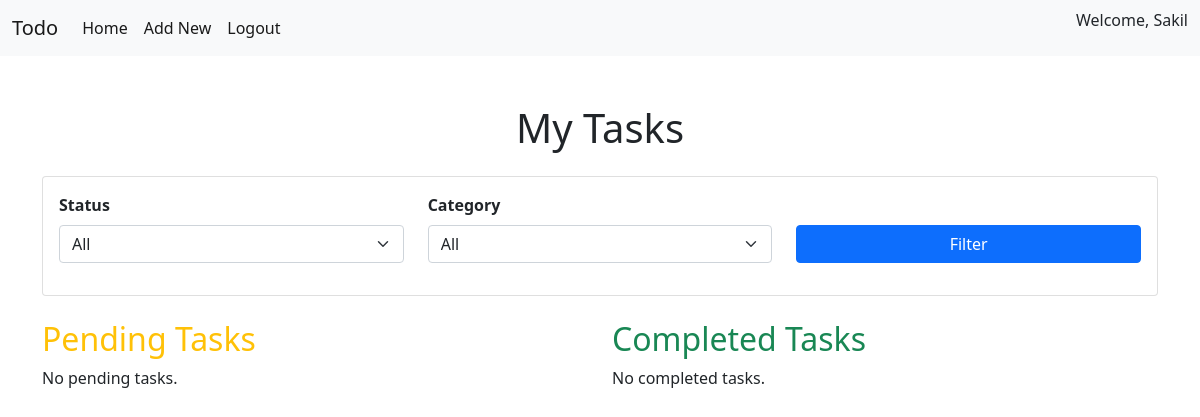
Page /task/ (signed in) on the earlier database version.
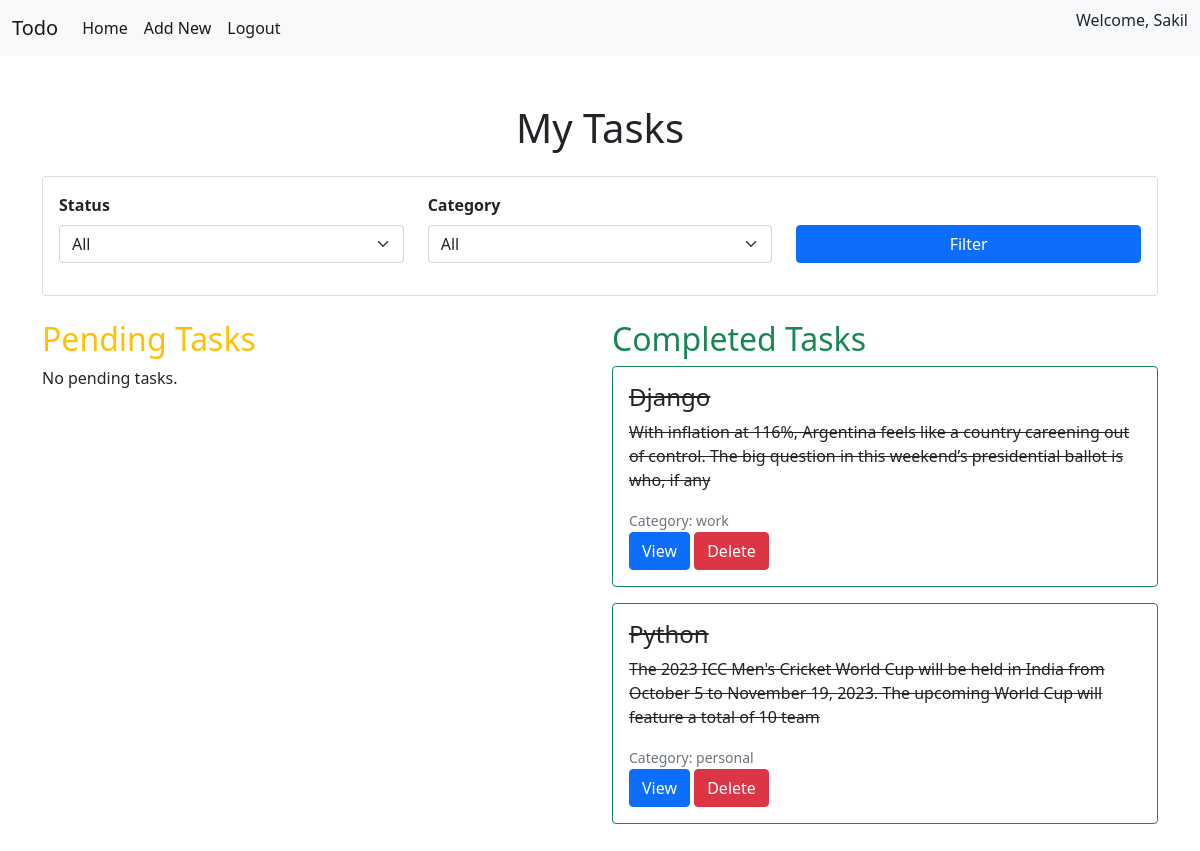
Same page on the later database version.
### task/models.py (models this page shows, shortened)
class Task(models.Model):
    STATUS = [
        ('pending','Pending'),
        ('complete','Complete')
    ]
    CATEGORY = [
        ('work','Work'),
        ('personal','Personal'),
        ('other','Other')
    ]
    title = models.CharField(max_length=100)
    description = models.CharField(max_length=150)
    due_date = models.DateField()
    due_time = models.TimeField()
    status = models.CharField(max_length=10,choices=STATUS)
    category = models.CharField(max_length=10,choices=CATEGORY)
    is_completed = models.BooleanField(default=False)
    user = models.ForeignKey(User,on_delete=models.CASCADE)

### task/views.py (the view)
# urls.py: path('task/',task_list,name='task_list'),
@login_required
def task_list(request):
    status_filrer = request.GET.get('status','all')
    category_filter = request.GET.get('category','all')
    task = Task.objects.filter(user = request.user)
    if status_filrer != 'all':
        task = task.filter(is_completed = (status_filrer == 'completed'))
    if category_filter != 'all':
        task = task.filter(category = category_filter)
    conpleted_task = task.filter(is_completed = True)
    pendding_task = task.filter(is_completed = False)
    return render(request,'task_list.html',{
        'conpleted_task':conpleted_task,
        'pendding_task':pendding_task,
        'status_filrer':status_filrer,
        'category_filter':category_filter
    })

### task/templates/task_list.html (shortened to what this page needs)
{% extends "base.html" %}
{% load static %}
{% block content %}
<div class="container py-5">
    <h1 class="text-center mb-4">My Tasks</h1>
    <form method="GET" class="card card-body mb-4">
        <div class="row">
            <div class="col-md-4 mb-3">
                <label class="form-label fw-bold">Status</label>
                <select name="status" class="form-select">
                    <option value="all" {% if status_filrer == 'all' %}selected{% endif %}>All</option>
                </select>
            </div>
            <div class="col-md-4 mb-3">
                <label class="form-label fw-bold">Category</label>
                <select name="category" class="form-select">
                    <option value="all" {% if category_filter == 'all' %}selected{% endif %}>All</option>
                </select>
            </div>
            <div class="col-md-4 mb-3 d-flex align-items-end">
                <button class="btn btn-primary w-100">Filter</button>
            </div>
        </div>
    </form>
    <div class="row">
        <div class="col-md-6 mb-4">
            <h2 class="text-warning">Pending Tasks</h2>
            {% if pendding_task %}
                {% for task in pendding_task %}
                <div class="card mb-3 border-warning">
                    <div class="card-body">
                        <h4 class="card-title">{{ task.title }}</h4>
                        <p class="card-text">{{ task.description }}</p>
                        <small class="text-muted">Category: {{ task.category }}</small><br>
                        <small class="text-muted">Due: {{ task.due_date }} {{ task.due_time }}</small>
                       <div>
                        <a class='btn btn-primary' href="">View</a>
                        <a class="btn btn-danger" href="">Delete</a>
                        <a class="btn btn-success" href={% url "task_mark_completed" task.id %}>Mark is complete</a>
                       </div>
                    </div>
                </div>
                {% endfor %}
            {% else %}
                <p>No pending tasks.</p>
            {% endif %}
        </div>
        <div class="col-md-6 mb-4">
            <h2 class="text-success">Completed Tasks</h2>
            {% if conpleted_task %}
                {% for task in conpleted_task %}
                <div class="card mb-3 border-success">
                    <div class="card-body">
                        <h4 class="card-title text-decoration-line-through">{{ task.title }}</h4>
                        <p class="card-text text-decoration-line-through">{{ task.description }}</p>
                        <small class="text-muted">Category: {{ task.category }}</small><br>
                        <a class='btn btn-primary' href="">View</a>
                        <a class="btn btn-danger" href="">Delete</a>
                    </div>
                </div>
                {% endfor %}
            {% else %}
                <p>No completed tasks.</p>
            {% endif %}
        </div>
    </div>
</div>
{% endblock %}

### templates/base.html (shortened to what this page needs)
<!DOCTYPE html>
<html lang="en">
<head>
    <link href="https://cdn.jsdelivr.net/npm/bootstrap@5.0.2/dist/css/bootstrap.min.css" rel="stylesheet"
>
</head>
<body>
    <nav class="navbar navbar-expand-lg navbar-light bg-light">
  <div class="container-fluid">
    <a class="navbar-brand" href="#">Todo</a>
    <div class="collapse navbar-collapse" id="navbarSupportedContent">
      <ul class="navbar-nav me-auto mb-2 mb-lg-0">
        <li class="nav-item">
          <a class="nav-link active" aria-current="page" href={% url "task_list" %}>Home</a>
        </li>
        <li class="nav-item">
          <a class="nav-link active" aria-current="page" href={% url "task_create" %}>Add New</a>
        </li>
        {% if user.is_authenticated %}
        <li class="nav-item">
          <a class="nav-link active" aria-current="page" href={% url "user_logout" %}>Logout</a>
        </li>
        {% endif %}
      </ul>
      <form class="d-flex">
        {% if user.is_authenticated %}
          <p>Welcome, {{user.username}}</p>
        {% endif %}
      </form>
    </div>
  </div>
</nav>
 {% block content %}
 {% endblock content %}
</body>
</html>

Differences in the rows shown:
added Task: title "Django", description "With inflation at 116%, Argentina feels like a country careening out of control. The big question in this weekend’s presidential ballot is who, if any", category "work"
added Task: title "Python", description "The 2023 ICC Men's Cricket World Cup will be held in India from October 5 to November 19, 2023. The upcoming World Cup will feature a total of 10 team", category "personal"
Other differences:
text no longer shown: "No completed tasks."
